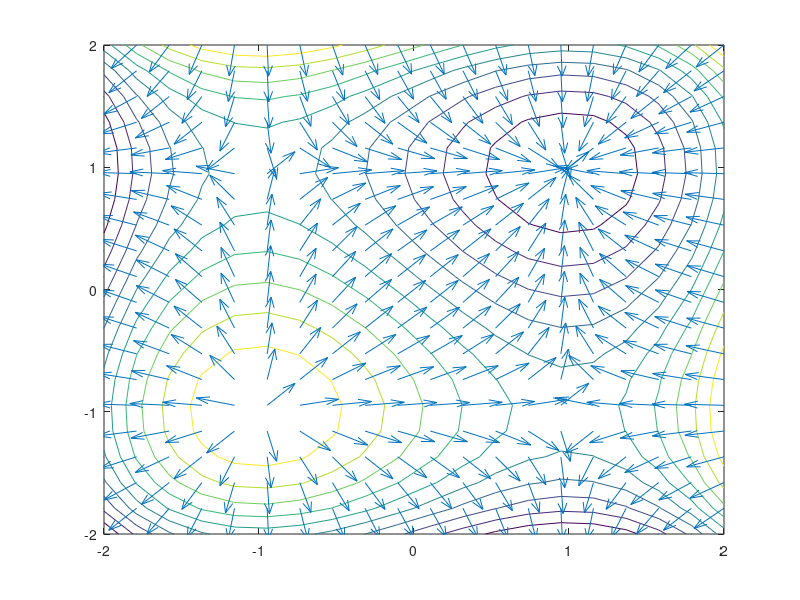

Recreate this plot in MATLAB.
clear all ;
clf ;

f = @(x,y) x.^3 + y.^3 - 3*x - 3*y ;
fV = @(v) f(v(1),v(2)) ;


xb = linspace(-2,2,20) ;
yb = linspace(-2,2,20) ;
[X,Y] = meshgrid(xb, yb) ;
Z = f(X,Y) ;
% meshc(X,Y,Z) ;

contour(X,Y,Z) ;
hold on ;
[Gx,Gy]=gradient(Z) ;
Gx = -Gx ; % a csökkenés iránya érdekel
Gy = -Gy ;
L = sqrt(Gx.^2 + Gy.^2) ; % normálás
Gx = Gx ./ L ;
Gy = Gy ./ L ;

quiver(X,Y,Gx,Gy) ;

x0 = [0.5; 0.5] ;
% [loc, val, flag, out] = fminsearch(fv, x0) ;
% [loc, val, flag, out] = fminunc(fV, x0) ;
